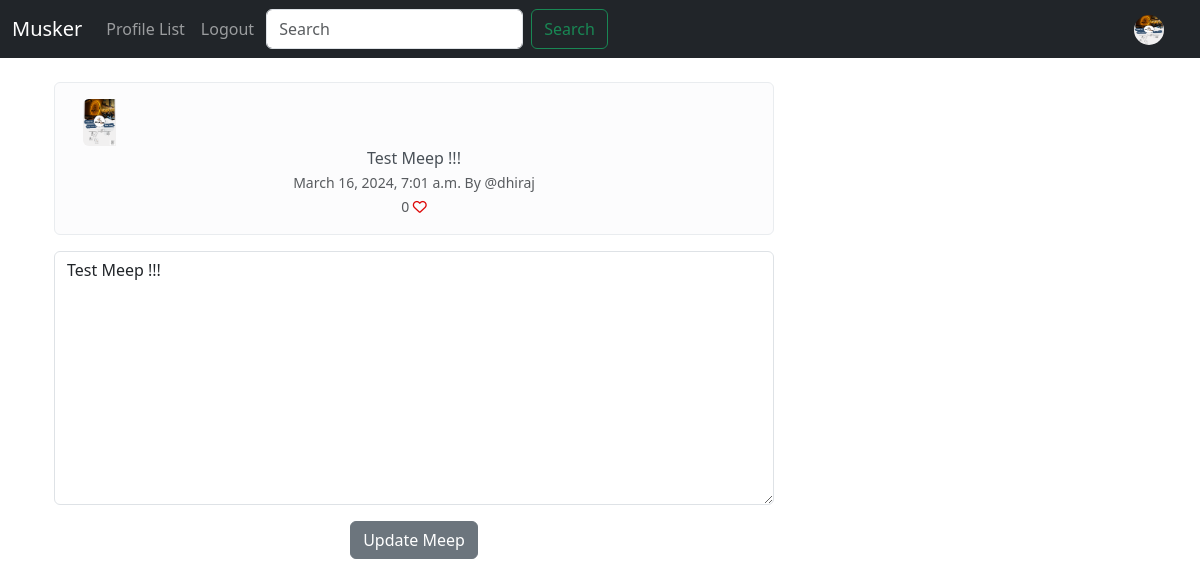
The app's page /meep_edit/9 (signed in), older data.
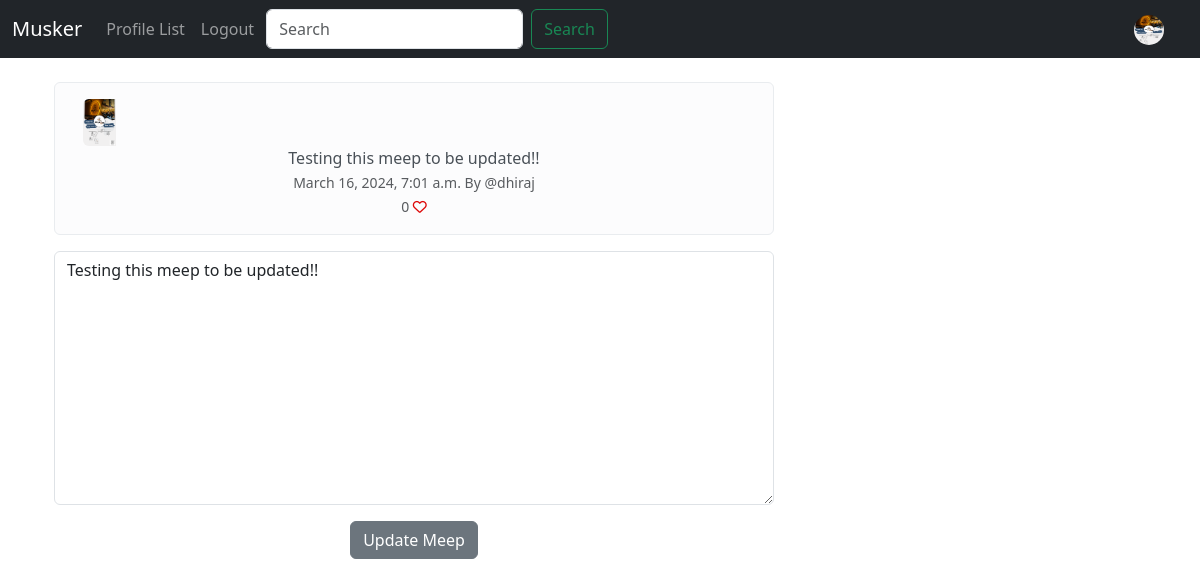
The same page, newer data.
### muskeer/models.py (models this page shows, shortened)
class Meep(models.Model):
    user = models.ForeignKey(
        User, related_name = 'meeps', on_delete = models.DO_NOTHING
    )
    body = models.CharField(max_length = 200)
    createdAt = models.DateTimeField(auto_now_add = True)
    likes = models.ManyToManyField(User, related_name= 'meepLikes', blank=True)
    def numberOfLikes(self):
        return self.likes.count()

class Profile(models.Model):
    user = models.OneToOneField(User, on_delete = models.CASCADE) #Associating one user to one profile
    follows = models.ManyToManyField("self", related_name="followed_by", symmetrical=False, blank=True)
    modifiedDate = models.DateTimeField(auto_now = True)
    profileImage = models.ImageField(null=True, blank=True, upload_to= "images/")
    profileBio = models.CharField(null = True, blank = True, max_length = 500)
    homepageLink = models.CharField(null = True, blank = True, max_length = 100)
    facebookLink = models.CharField(null = True, blank = True, max_length = 100)
    instagramLink = models.CharField(null = True, blank = True, max_length = 100)
    linkedInLink = models.CharField(null = True, blank = True, max_length = 100)

### muskeer/views.py (the view)
# urls.py: path('meep_edit/<int:pk>', views.editMeep, name = 'editMeep'),
def editMeep(request, pk):
    if request.user.is_authenticated:
        meepToEdit = get_object_or_404(Meep, id = pk)
        form = MeepForm(request.POST or None, instance= meepToEdit)
        if meepToEdit.user.id == request.user.id:
            if request.method == 'POST':
                if form.is_valid():
                    meepToEdit = form.save(commit=False)
                    meepToEdit.save()
                    messages.success(request, ("Your meep has been updated!"))
                    return redirect('home')
            else:
                return render(request, 'edit_meep.html', {'form': form, 'meep': meepToEdit})
        else:
            messages.success(request, ("This is not your Meep to edit"))
            return redirect(request.META.get('HTTP_REFERER'))
    else:
        messages.success(request, ("You have to log in to view this page"))
        return redirect('home')

### muskeer/forms.py
class MeepForm(forms.ModelForm):
    body = forms.CharField(required=True,
        widget = forms.widgets.Textarea(
                attrs={
                    "placeholder": "Enter your Meep here!",
                    "class" : "form-control",
                    }
            ),
        label="",
        )
    class Meta:
        model = Meep
        exclude = ["user", "likes"]

### muskeer/templates/edit_meep.html (shortened to what this page needs)
{% extends 'base.html' %}
{% load static %}
{% block content %}
<div class="container text-center">
   <div class="row">
      <div class="col-8">
         <br>
         <div class="alert alert-light" role="alert">
            <div class="container">
               <div class="row">
                  <div class="col-1">
                     {% if meep.user.profile.profileImage%}
                     <img  src="{{meep.user.profile.profileImage.url}}" class="img-fluid rounded-start" alt="...">
                     {% else %}
                     <img src="{% static 'images/default_profile.jpg' %}" class="img-fluid rounded-start" alt="...">
                     {% endif %}
                  </div>
                  <div class="col-11y">
                     {{meep.body}}<br>
                     <small class="text-muted">
                        {{ meep.createdAt}} By
                        @{{meep.user.username}}
                        <br>
                        {{meep.numberOfLikes}}
                        {% if user in meep.likes.all %}
                        <a href ='{% url 'likeMeep' meep.id %}' ><i class="fa-solid fa-heart" style="color: #dd0808;"></i></a>
                        {% else %}
                        <a href ='{% url 'likeMeep' meep.id %}' ><i class="fa-regular fa-heart" style="color: #dd0808;"></i></a>
                        {% endif %}
                     </small>
                  </div>
               </div>
            </div>
         </div>
         <div>
            {% if form %}
            <form method="POST">
               {{form.as_p}}
               <button type="submit" class="btn btn-secondary">Update Meep</button>
            </form>
            {% endif %}
          </div>
      </div>
      {% endblock %}

Row changes from the older to the newer data that the page shows:
changed Meep "dhiraj": body "Test Meep !!!" → "Testing this meep to be updated!!"
